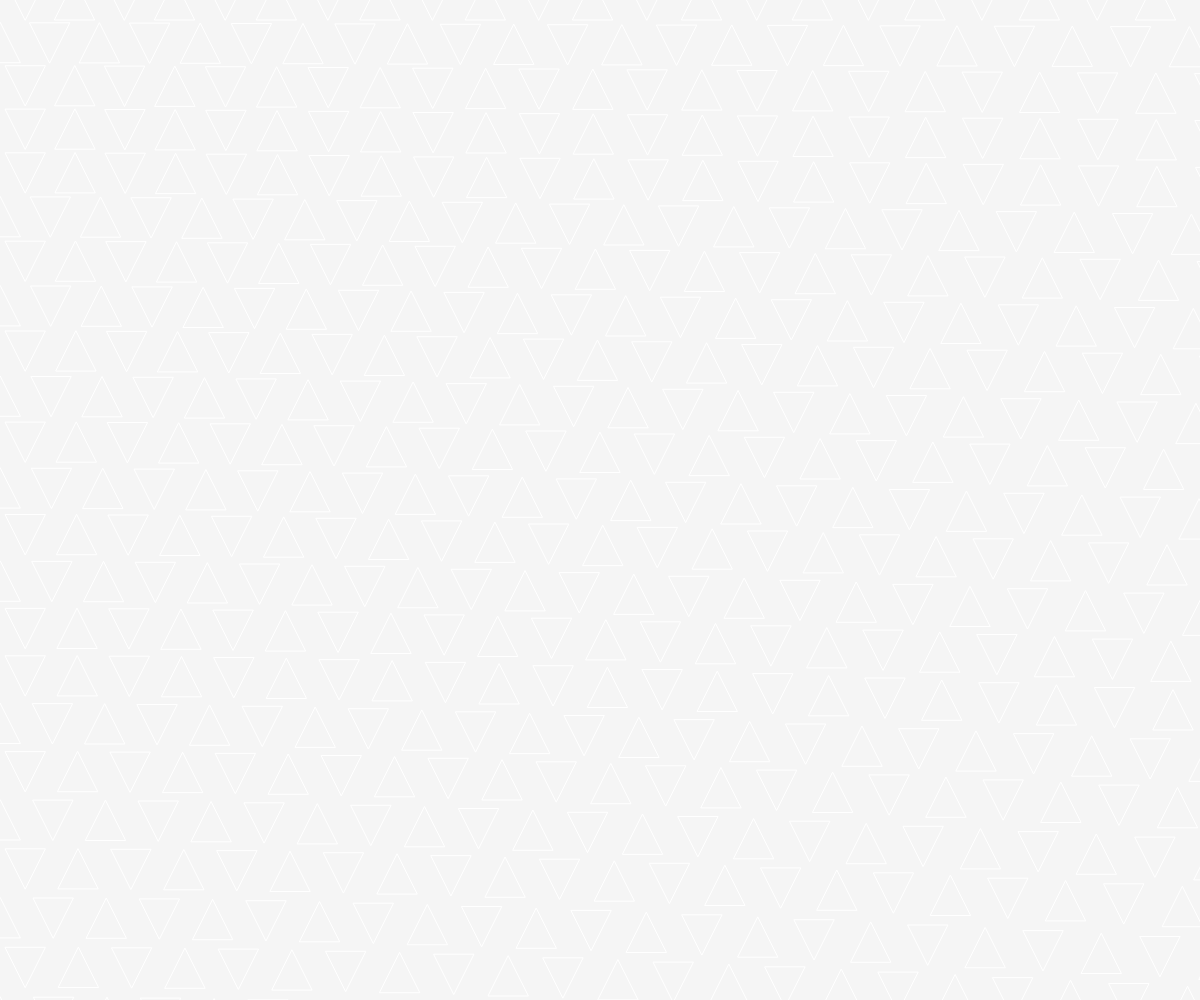
Frame 1 (no input)
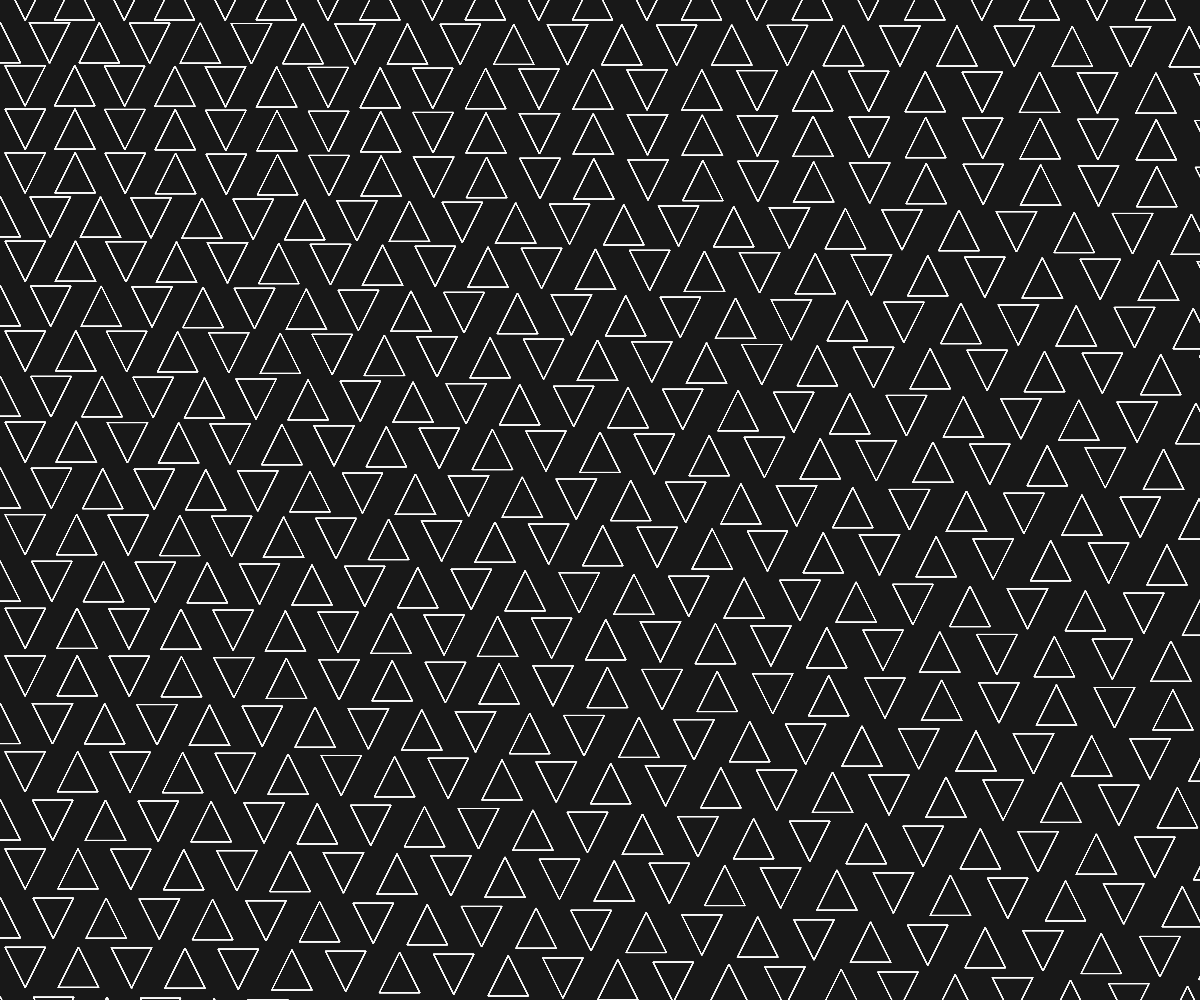
Frame 60 (no input)
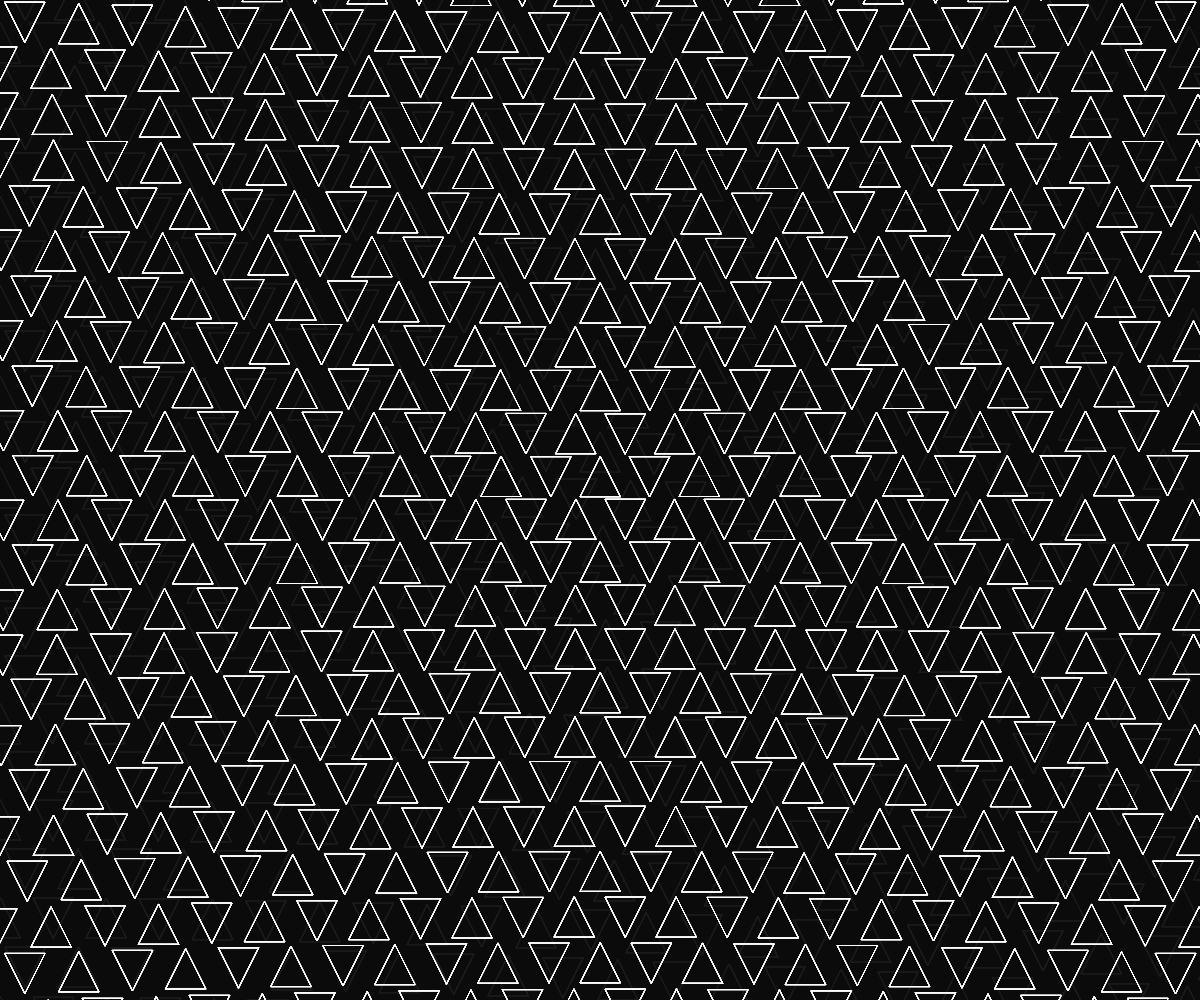
Frame 120 (the mouse pressed at the canvas centre since frame 60)

The p5.js sketch that drew these frames (run headless with seeded random() and noise() and a simulated clock; from frame 60 on, the mouse is pressed at the canvas centre):

// p5.js sketch
// ── sketch.js
function setup() {
  createCanvas(windowWidth, windowHeight);
}

function draw() {
  background(0, 10); // Reduced opacity for trail effect
  noFill();
  stroke(255);

  let spacing = 50; // engerer Abstand zwischen Dreiecken
  let baseSize = 20; // kleinere Dreiecke
  
  for (let x = 0; x < width + spacing; x += spacing) {
    for (let y = 0; y < height + spacing; y += spacing * 0.866) { // Adjusted for honeycomb pattern
      // Calculate attraction to mouse (weniger intensiv)
      let dx = mouseX - x;
      let dy = mouseY - y;
      let distanz = dist(mouseX, mouseY, x, y);
      let attraction = map(distanz, 0, 200, 6, 0); // maximale Anziehung reduziert
      
      // Apply subtle attraction (kleinerer Faktor)
      let drawX = x + dx * attraction * 0.003;
      let drawY = y + dy * attraction * 0.003;
      
      // Offset every second row
      if (floor(y / (spacing * 0.866)) % 2 === 0) {
        drawX += spacing / 2;
      }
      
      // Alternate triangle orientation
      let shouldInvert = (floor(x / spacing) + floor(y / (spacing * 0.866))) % 2 === 0;
      
      if (shouldInvert) {
        triangle(
          drawX, drawY + baseSize,
          drawX - baseSize, drawY - baseSize,
          drawX + baseSize, drawY - baseSize
        );
      } else {
        triangle(
          drawX, drawY - baseSize,
          drawX - baseSize, drawY + baseSize,
          drawX + baseSize, drawY + baseSize
        );
      }
    }
  }
}
